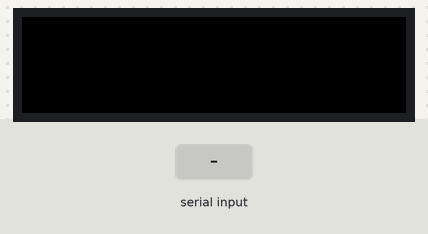
Recording of a sketch running on a simulated ESP32. On the bench: 128×32 colour display. Inputs (shaded band) come from the test bench. What the sketch prints to the serial monitor is not drawn.

Above: at 1.2 s.
1.3 s: "1\n" received over the second serial link
At 2.4 s:
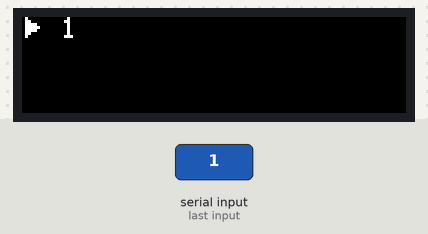
2.8 s: "0\n" received over the second serial link
At 3.8 s:
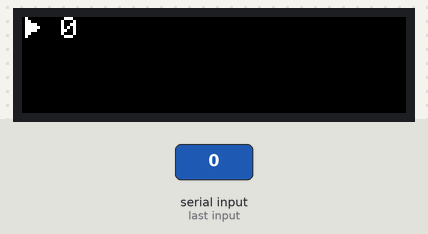
4.3 s: "2\n" received over the second serial link
At 5.2 s:
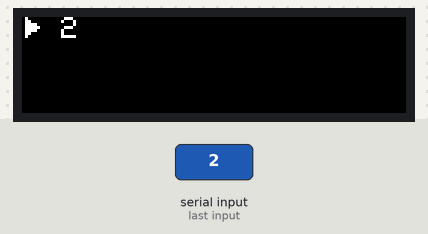
Timing chart, 0 to 7.3 s (numbered marks = the images above; inputs shaded):
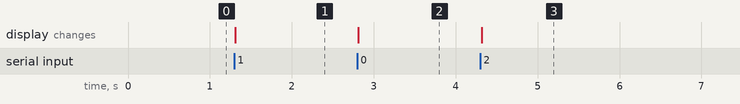

The sketch:

ESP32_MATRIX_COMM_SERIE.ino
```cpp
/* ----------------------------------------------------------------------
"Tiled" Protomatter library example sketch. Demonstrates use of multiple
RGB LED matrices as a single larger drawing surface. This example is
written for two 64x32 matrices (tiled into a 64x64 display) but can be
adapted to others. If using MatrixPortal, larger multi-panel tilings like
this should be powered from a separate 5V DC supply, not the USB port
(this example works OK because the graphics are very minimal).

PLEASE SEE THE "simple" EXAMPLE FOR AN INTRODUCTORY SKETCH.
------------------------------------------------------------------------- */

#include <Adafruit_Protomatter.h>
#include <Adafruit_GFX.h>
//#include <Fonts/FreeMono9pt7b.h>

/* ----------------------------------------------------------------------
The RGB matrix must be wired to VERY SPECIFIC pins, different for each
microcontroller board. This first section sets that up for a number of
supported boards.
------------------------------------------------------------------------- */

#if defined(_VARIANT_MATRIXPORTAL_M4_) // MatrixPortal M4
  uint8_t rgbPins[]  = {7, 8, 9, 10, 11, 12};
  uint8_t addrPins[] = {17, 18, 19, 20, 21};
  uint8_t clockPin   = 14;
  uint8_t latchPin   = 15;
  uint8_t oePin      = 16;
#elif defined(ARDUINO_ADAFRUIT_MATRIXPORTAL_ESP32S3) // MatrixPortal ESP32-S3
  uint8_t rgbPins[]  = {42, 41, 40, 38, 39, 37};
  uint8_t addrPins[] = {45, 36, 48, 35, 21};
  uint8_t clockPin   = 2;
  uint8_t latchPin   = 47;
  uint8_t oePin      = 14;
#elif defined(_VARIANT_FEATHER_M4_) // Feather M4 + RGB Matrix FeatherWing
  uint8_t rgbPins[]  = {6, 5, 9, 11, 10, 12};
  uint8_t addrPins[] = {A5, A4, A3, A2};
  uint8_t clockPin   = 13;
  uint8_t latchPin   = 0;
  uint8_t oePin      = 1;
#elif defined(__SAMD51__) // M4 Metro Variants (Express, AirLift)
  uint8_t rgbPins[]  = {6, 5, 9, 11, 10, 12};
  uint8_t addrPins[] = {A5, A4, A3, A2};
  uint8_t clockPin   = 13;
  uint8_t latchPin   = 0;
  uint8_t oePin      = 1;
#elif defined(_SAMD21_) // Feather M0 variants
  uint8_t rgbPins[]  = {6, 7, 10, 11, 12, 13};
  uint8_t addrPins[] = {0, 1, 2, 3};
  uint8_t clockPin   = SDA;
  uint8_t latchPin   = 4;
  uint8_t oePin      = 5;
#elif defined(NRF52_SERIES) // Special nRF52840 FeatherWing pinout
  uint8_t rgbPins[]  = {6, A5, A1, A0, A4, 11};
  uint8_t addrPins[] = {10, 5, 13, 9};
  uint8_t clockPin   = 12;
  uint8_t latchPin   = PIN_SERIAL1_RX;
  uint8_t oePin      = PIN_SERIAL1_TX;
#elif USB_VID == 0x239A && USB_PID == 0x8113 // Feather ESP32-S3 No PSRAM
  // M0/M4/RP2040 Matrix FeatherWing compatible:
  uint8_t rgbPins[]  = {6, 5, 9, 11, 10, 12};
  uint8_t addrPins[] = {A5, A4, A3, A2};
  uint8_t clockPin   = 13; // Must be on same port as rgbPins
  uint8_t latchPin   = RX;
  uint8_t oePin      = TX;
#elif USB_VID == 0x239A && USB_PID == 0x80EB // Feather ESP32-S2
  // M0/M4/RP2040 Matrix FeatherWing compatible:
  uint8_t rgbPins[]  = {6, 5, 9, 11, 10, 12};
  uint8_t addrPins[] = {A5, A4, A3, A2};
  uint8_t clockPin   = 13; // Must be on same port as rgbPins
  uint8_t latchPin   = RX;
  uint8_t oePin      = TX;
#elif defined(ESP32)
  // 'Safe' pins, not overlapping any peripherals:
  // GPIO.out: 4, 12, 13, 14, 15, 21, 27, GPIO.out1: 32, 33
  // Peripheral-overlapping pins, sorted from 'most expendible':
  // 16, 17 (RX, TX)
  // 25, 26 (A0, A1)
  // 18, 5, 9 (MOSI, SCK, MISO)
  // 22, 23 (SCL, SDA)
  uint8_t rgbPins[]  = {4, 12, 13, 14, 15, 21};
  uint8_t addrPins[] = {16, 17, 25, 26};
  uint8_t clockPin   = 27; // Must be on same port as rgbPins
  uint8_t latchPin   = 32;
  uint8_t oePin      = 33;
#elif defined(ARDUINO_TEENSY40)
  uint8_t rgbPins[]  = {15, 16, 17, 20, 21, 22}; // A1-A3, A6-A8, skip SDA,SCL
  uint8_t addrPins[] = {2, 3, 4, 5};
  uint8_t clockPin   = 23; // A9
  uint8_t latchPin   = 6;
  uint8_t oePin      = 9;
#elif defined(ARDUINO_TEENSY41)
  uint8_t rgbPins[]  = {26, 27, 38, 20, 21, 22}; // A12-14, A6-A8
  uint8_t addrPins[] = {2, 3, 4, 5};
  uint8_t clockPin   = 23; // A9
  uint8_t latchPin   = 6;
  uint8_t oePin      = 9;
#elif defined(ARDUINO_ADAFRUIT_FEATHER_RP2040)
  // RP2040 support requires the Earle Philhower board support package;
  // will not compile with the Arduino Mbed OS board package.
  // The following pinout works with the Adafruit Feather RP2040 and
  // original RGB Matrix FeatherWing (M0/M4/RP2040, not nRF version).
  // Pin numbers here are GP## numbers, which may be different than
  // the pins printed on some boards' top silkscreen.
  uint8_t rgbPins[]  = {8, 7, 9, 11, 10, 12};
  uint8_t addrPins[] = {25, 24, 29, 28};
  uint8_t clockPin   = 13;
  uint8_t latchPin   = 1;
  uint8_t oePin      = 0;
#endif

#define RXD2 22 // RX2 sur l'ESP32
#define TXD2 23  // TX2 sur l'ESP32

/* ----------------------------------------------------------------------
Matrix initialization is explained EXTENSIVELY in "simple" example sketch!
It's very similar here, but we're passing an extra argument to define the
matrix tiling along the vertical axis: -2 means there are two matrices
(or rows of matrices) arranged in a "serpentine" path (the second matrix
is rotated 180 degrees relative to the first, and positioned below).
A positive 2 would indicate a "progressive" path (both matrices are
oriented the same way), but usually requires longer cables.
------------------------------------------------------------------------- */

Adafruit_Protomatter matrix(
  128,          // Width of matrix (or matrices, if tiled horizontally)
  1,           // Bit depth, 1-6
  1, rgbPins,  // # of matrix chains, array of 6 RGB pins for each
  4, addrPins, // # of address pins (height is inferred), array of pins
  clockPin, latchPin, oePin, // Other matrix control pins
  false,       // No double-buffering here (see "doublebuffer" example)
  1);         // Row tiling: two rows in "serpentine" path


// SETUP - RUNS ONCE AT PROGRAM START --------------------------------------

void setup(void) {
  Serial.begin(115200);
  Serial2.begin(9600, SERIAL_8N1, RXD2, TXD2);

  // Initialize matrix...
  ProtomatterStatus status = matrix.begin();
  Serial.print("Protomatter begin() status: ");
  Serial.println((int)status);
  if(status != PROTOMATTER_OK) {
    // DO NOT CONTINUE if matrix setup encountered an error.
    for(;;);
  }


}

// LOOP - RUNS REPEATEDLY AFTER SETUP --------------------------------------

void loop(void) {
   if (Serial2.available()) {
        String receivedMessage = Serial2.readStringUntil('\n');
        //Serial.print("Message reçu de l'Arduino : ");
        //Serial.println(receivedMessage);
        matrix.fillScreen(0); // Clear the background
        matrix.setCursor(1, 0);
        matrix.write(0x10);
        matrix.print(" ");
        matrix.println(receivedMessage);

        // Réponse à l'Arduino
        //Serial2.println("Hello Arduino !");
        matrix.show(); // Copy data to matrix buffers
    }

    delay(50);
}
```

Measured:
- after the input at 1.3 s, the display: changes at once (image 1)
- after the input at 2.8 s, the display: changes at once (image 2)
- after the input at 4.3 s, the display: changes at once (image 3)
